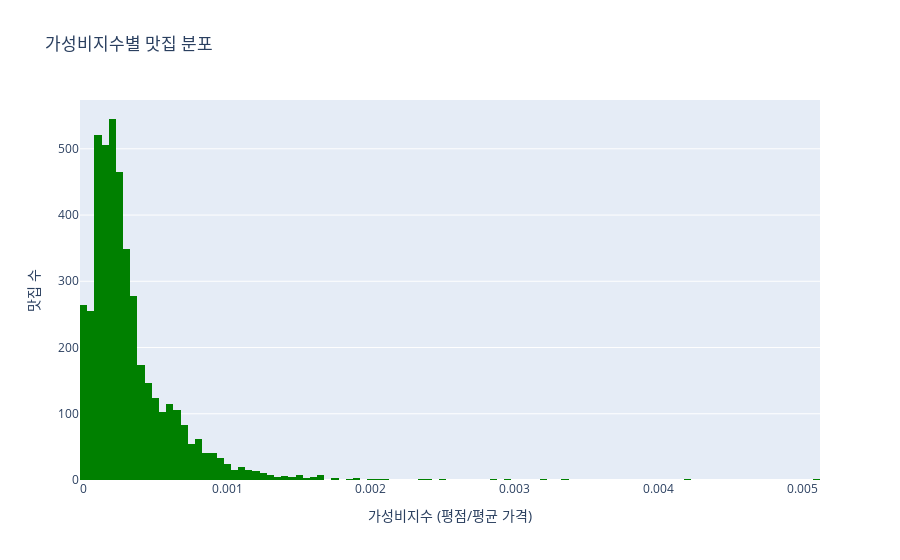

Notebook cell for this chart:
### Code cell
import plotly.express as px

fig = px.histogram(restaurant,x='performance',title='가성비지수별 맛집 분포',color_discrete_sequence=['green'])
fig.update_layout(
    xaxis_title='가성비지수 (평점/평균 가격)',
    yaxis_title='맛집 수'
)
fig.show()

### Figure 1 — Plotly figure (JSON) as saved in the notebook; plotly's stock layout.template omitted (floating-point values rounded to 4 significant figures; data arrays with more than 128 entries replaced by an {"elided": "..."} marker saying what was removed)
{"data": [{"bingroup": "x", "hovertemplate": "performance=%{x}<br>count=%{y}<extra></extra>", "legendgroup": "", "marker": {"color": "green", "pattern": {"shape": ""}}, "name": "", "orientation": "v", "showlegend": false, "type": "histogram", "x": {"elided": "4430 float values"}, "xaxis": "x", "yaxis": "y"}], "layout": {"barmode": "relative", "legend": {"tracegroupgap": 0}, "title": {"text": "가성비지수별 맛집 분포"}, "xaxis": {"anchor": "y", "domain": [0, 1], "title": {"text": "가성비지수 (평점/평균 가격)"}}, "yaxis": {"anchor": "x", "domain": [0, 1], "title": {"text": "맛집 수"}}}}
